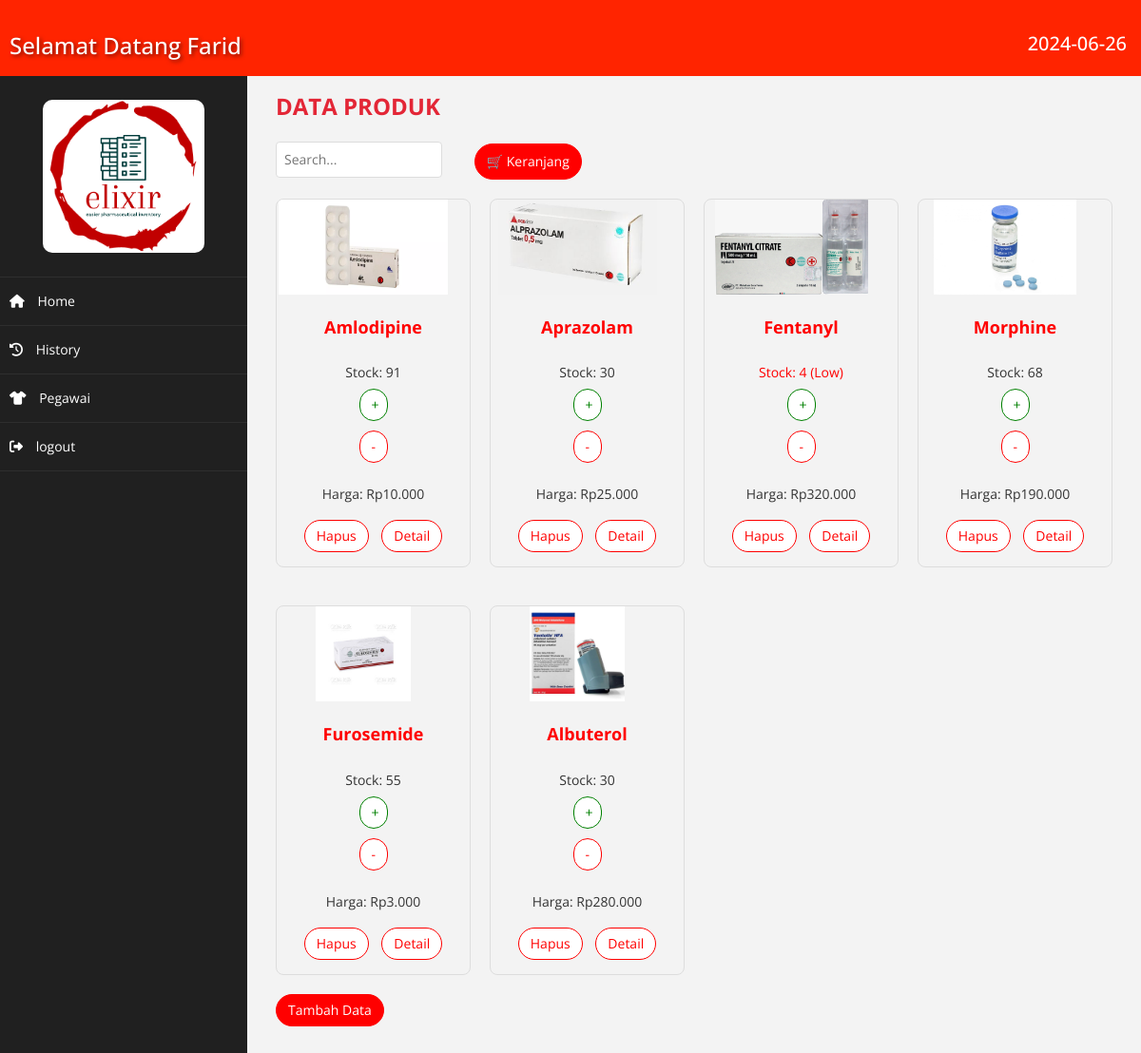
The page /admin/index.php (signed in) on the database its author committed.
### tables this page shows
CREATE TABLE `obat` (
  `id_obat` int(11) NOT NULL,
  `expired` date NOT NULL,
  `deskripsi` text NOT NULL,
  `stok` int(3) NOT NULL,
  `harga` int(7) NOT NULL,
  `nama_obat` varchar(36) NOT NULL,
  `foto_obat` varchar(100) NOT NULL
);

### admin/index.php (called while the page is built, shortened)
<?php
include 'template.php';
$userName = $_SESSION['nama'];
$date = date("Y-m-d");
$page = isset($_GET['page']) && file_exists($_GET['page'] . '.php') ? $_GET['page'] : 'home';
include $page . '.php';
?>

### admin/home.php (the view, shortened to what this page needs)
<?php
$stmt = $koneksi->prepare('SELECT * FROM obat');
$stmt->execute();
$ambil = $stmt->fetchAll(PDO::FETCH_ASSOC);
?>
<?=template_header($userName, $date)?>
<div class="output-title">DATA PRODUK</div>
<input type="text" class="search-input" id="searchInput" placeholder="Search...">
<a href="index.php?page=keranjang" class="search-button btn btn-primary">🛒 Keranjang</a>
<div class="card-container">
    <?php
    foreach ($ambil as $pecah) {
        ?>
        <div class="card">
            <img src="../foto_produk/<?php echo $pecah['foto_obat']; ?>" class="card-img-top" alt="Product Image">
            <div class="card-body">
                <h5 class="card-title product-name"><?php echo $pecah['nama_obat']; ?></h5>
                <?php if (isset($pecah['stok'])) : ?>
                    <p class="card-text mb-2 product-quantity <?php echo ($pecah['stok'] < 5) ? 'low-stock' : ''; ?>">
                        Stock: <?php echo $pecah['stok']; ?><?php echo ($pecah['stok'] < 5) ? ' (Low)' : ''; ?>
                    </p>
                <?php endif; ?>
                <form action="index.php?page=updatestock" method="post">
                    <button type="submit" class="btn btn-success btn-small">+</button>
                </form>
                <form action="index.php?page=updatestock" method="post">
                    <button type="submit" class="btn btn-danger btn-small">-</button>
                </form>
                <p class="card-text mb-2 product-price">Harga: Rp<?php echo number_format($pecah['harga'], 0, ',', '.'); ?></p>
                <a href="index.php?page=hapusproduk&id=<?php echo $pecah['id_obat'] ?>" class="btn btn-danger">Hapus</a>
                <a href="index.php?page=detail&id=<?php echo $pecah['id_obat'] ?>" class="btn btn-warning">Detail</a>
            </div>
        </div>
    <?php } ?>
</div>
<a href="index.php?page=tambahproduk" class="btn btn-primary">Tambah Data</a>

### admin/template.php (shortened to what this page needs)
<?php
function template_header($userName, $date){
    echo <<<EOF
<!DOCTYPE html>
<html xmlns="http://www.w3.org/1999/xhtml">
<head>
    <link href="assets/css/bootstrap.css" rel="stylesheet" />
    <link href="assets/js/morris/morris-0.4.3.min.css" rel="stylesheet" />
    <link href="assets/css/custom.css" rel="stylesheet" />
</head>
<body>
    <div id="wrapper">
        <nav class="navbar navbar-default navbar" role="navigation" style="margin-bottom: 0">
            <div class="navbar-header">
                <h3 class="date-display">$date</h3>
                </div>
        </nav>
        <nav class="navbar-default navbar-side" role="navigation">
            <div class="sidebar-collapse">
                <ul class="nav" id="main-menu">
                    <li class="text-center">
                        <img src="assets/img/find_user.jpg" class="user-image img-responsive" />
                    </li>
                    <li> <a href="index.php"><i class="fas fa-home"></i> Home</a></li>
                    <li> <a href="index.php?page=history"><i class="fas fa-history"></i> History</a></li>
                    <li> <a href="index.php?page=admin"><i class="fas fa-tshirt"></i> Pegawai</a></li>
                    <li> <a href="index.php?page=logout"><i class="fas fa-sign-out-alt"></i> logout</a></li>
                </ul>
            </div>
        </nav>
        <div id="page-wrapper">
        <div class="welcome-message">
            <h3>Selamat Datang $userName</h3>
        </div>
EOF;
}

### admin/assets/css/custom.css (style rules this page uses)
body { font-family: 'Open Sans', sans-serif; }
#wrapper { width: 100%; background:#202020; }
#page-wrapper { padding: 15px 15px; min-height: 600px; background:#F3F3F3; }
.text-center { text-align:center; }
p { font-size:16px; line-height:25px; padding-top:20px; }
.user-image { margin: 25px auto; -webkit-border-radius: 10px; -moz-border-radius: 10px; border-radius: 10px; max-height:170px; max-width:170px; }
.sidebar-collapse , .sidebar-collapse .nav { background:none; }
.sidebar-collapse .nav { padding:0; }
.sidebar-collapse .nav > li > a { color:#fff; background:#202020; text-shadow:none; }
.sidebar-collapse > .nav > li > a { padding:15px 10px; }
.sidebar-collapse > .nav > li { border-bottom: 1px solid rgba(107, 108, 109, 0.19); }
.navbar-side { border:none; background-color: #202020; }
.navbar-default { border:0px solid black; }
.navbar-header { background: #A70303; }
.nav > li > a > i { margin-right:10px; }
@media (min-width:768px) { #page-wrapper { margin: 0 0 0 260px; padding: 15px 30px; min-height: 1200px; } }
@media (min-width:768px) { .navbar-side { z-index: 1; position: absolute; width: 260px; } }
@media (min-width:768px) { .navbar { border-radius: 0px; } }

### admin/template.php (style rules this page uses)
.navbar { background-color: #FF2400; border-color: #333; min-height: 80px; margin-bottom: 0; }
.date-display { position: absolute; top: 15px; right: 15px; font-size: 20px; color: #FFF; }
.welcome-message { position: absolute; top: 15px; left: 10px; font-size: 20px; font-weight: bold; color: #FFF; text-shadow: 2px 2px 4px rgba(0, 0, 0, 0.5); }

### admin/home.php (style rules this page uses)
.card-container { display: grid; grid-template-columns: repeat(auto-fill, minmax(18rem, 1fr)); gap: 20px; margin-top: 20px; }
.card { width: 100%; margin-bottom: 20px; border: 1px solid #ddd; border-radius: 8px; overflow: hidden; transition: transform 0.5s ease; }
.card-body { text-align: center; padding: 15px; }
.btn-danger, .btn-warning { color: red; background-color: white; border: 1px solid red; transition: background-color 0.3s, color 0.3s, border-color 0.3s; }
.btn-danger, .btn-warning { color: red; background-color: white; border: 1px solid red; border-radius: 20px; transition: background-color 0.3s, color 0.3s, border-color 0.3s, border-radius 0.3s; }
.btn-success { color: green; background-color: white; border: 1px solid green; border-radius: 20px; transition: background-color 0.3s, color 0.3s, border-color 0.3s, border-radius 0.3s; }
.search-input { padding: 8px; border: 1px solid #ddd; border-radius: 4px; margin-right: 30px; }
.search-button { padding: 8px 12px; border: 1px solid #ddd; border-radius: 4px; background-color: #007bff; cursor: pointer; }
.btn-primary { color: white; background-color: red; border: 1px solid red; border-radius: 20px; transition: background-color 0.3s, color 0.3s, border-color 0.3s, border-radius 0.3s; }
.card img { width: 100%; height: 100px; object-fit: contain; max-width: 90%; }
.card-text { margin-bottom: 13px; }
.output-title { margin-bottom: 20px; font-size: 24px; font-weight: bold; color: #E32636; }
.card-container { display: grid; grid-template-columns: repeat(auto-fill, minmax(18rem, 1fr)); gap: 20px; }
.product-name { font-size: 18px; font-weight: bold; margin-bottom: 5px; color: red; }
.product-quantity, .product-price { font-size: 14px; margin-bottom: 5px; }
.btn-danger, .btn-warning { margin-top: 10px; margin-right: 5px; margin-left: 5px; }
.product-quantity.low-stock { color: red; }
.btn-small { width: 30px; }

### rows shown on the page
obat: foto_obat (picture), nama_obat "Amlodipine", stok "91", harga "10.000"
obat: foto_obat (picture), nama_obat "Aprazolam", stok "30", harga "25.000"
obat: foto_obat (picture), nama_obat "Fentanyl", stok "4", shows "(Low)", harga "320.000"
obat: foto_obat (picture), nama_obat "Morphine", stok "68", harga "190.000"
obat: foto_obat (picture), nama_obat "Furosemide", stok "55", harga "3.000"
obat: foto_obat (picture), nama_obat "Albuterol", stok "30", harga "280.000"

### other values the page prints
$date "2024-06-26"
$userName "Farid"
